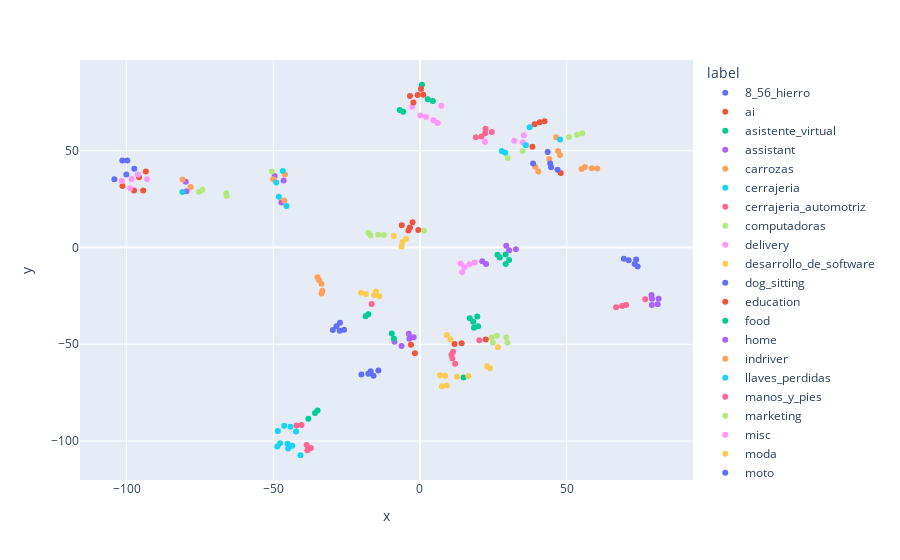

Notebook code for this chart:
### Code cell
fig = px.scatter(
    df_embeddings,
    x="x",
    y="y",
    color="label",
    #labels={"color": "label"},
    hover_data=["text"],
    #title="SurePath Data Augmentation Embedding Visualization",
)
fig.show()
